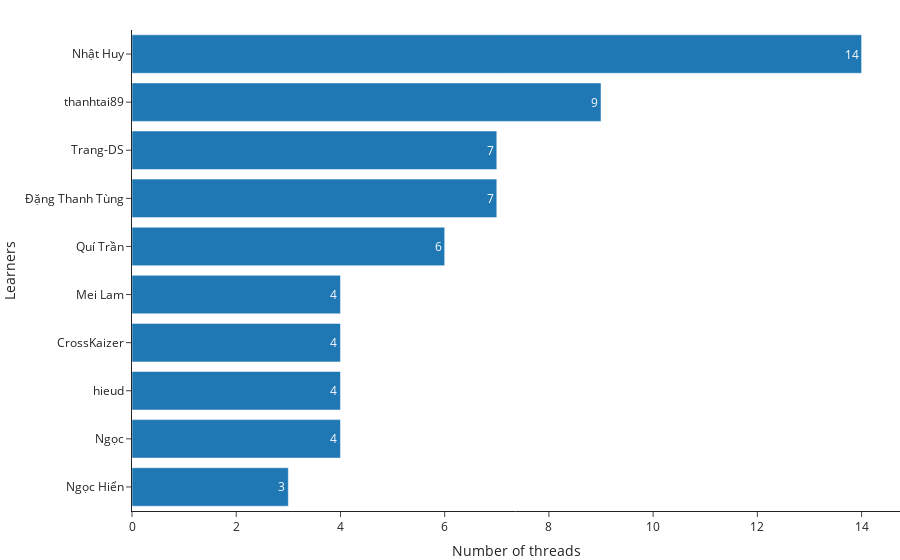

The notebook cell saved with this chart:
### Code cell
# Count threads by user
month = 5
df_to_graph = df[df['created_at'].dt.month == month]
df_thread_counts = df_to_graph['author_id'].value_counts().rename_axis('id').reset_index(name='number_of_threads')
df_merged = pd.merge(df_thread_counts, df_learner, how="left", on='id')

graph_active_learners(df_merged).show()

### Figure 1 — Plotly figure (JSON) as saved in the notebook; plotly's stock layout.template omitted (floating-point values rounded to 4 significant figures)
{"data": [{"hovertemplate": "%{x} threads<extra></extra>", "marker": {"color": "#1f77b4"}, "orientation": "h", "text": [3, 4, 4, 4, 4, 6, 7, 7, 9, 14], "type": "bar", "x": [3, 4, 4, 4, 4, 6, 7, 7, 9, 14], "y": ["Ngọc Hiển", "Ngọc", "hieud", "CrossKaizer", "Mei Lam", "Quí Trần", "Đặng Thanh Tùng", "Trang-DS", "thanhtai89", "Nhật Huy"]}], "layout": {"autosize": true, "hoverlabel": {"bgcolor": "#000", "font": {"color": "#fff"}}, "margin": {"b": 30, "l": 0, "r": 0, "t": 30}, "title": {"text": ""}, "xaxis": {"autorange": true, "range": [0, 14.74], "title": {"text": "Number of threads"}, "type": "linear"}, "yaxis": {"autorange": true, "range": [-0.5, 9.5], "title": {"text": "Learners"}, "type": "category"}}}
